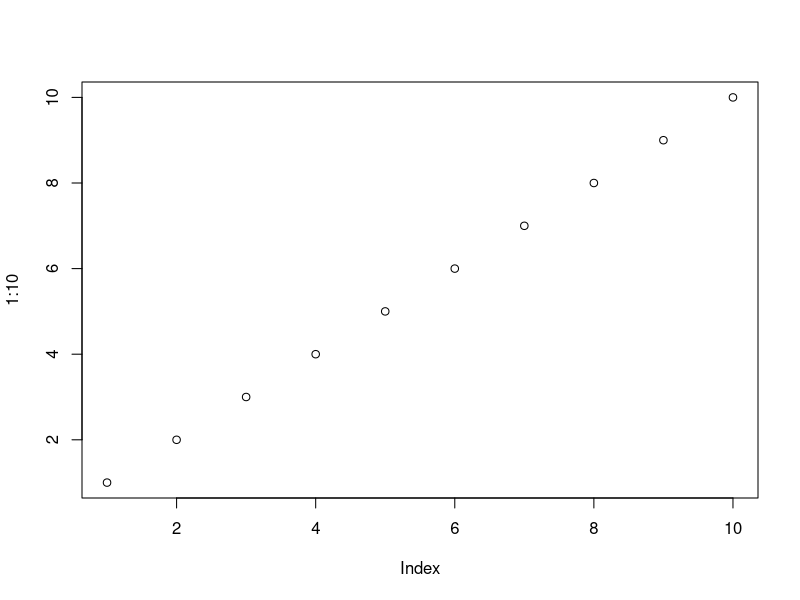
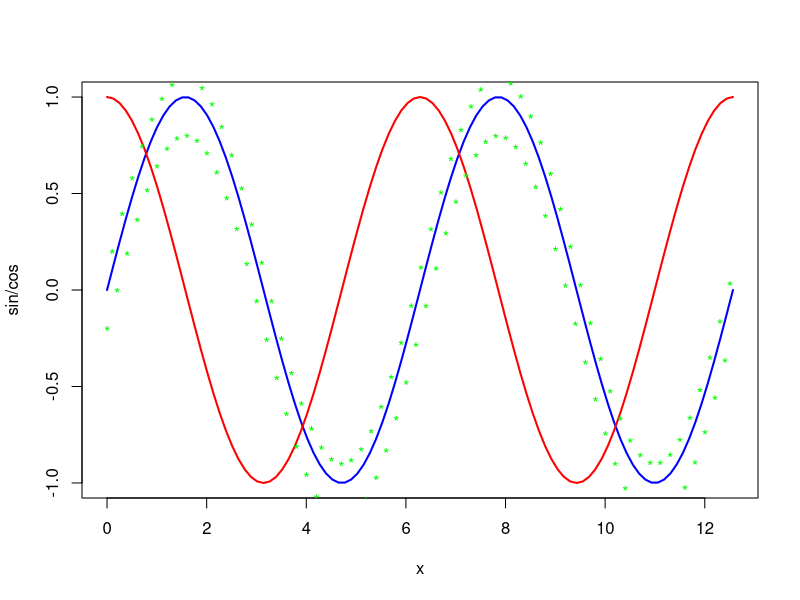
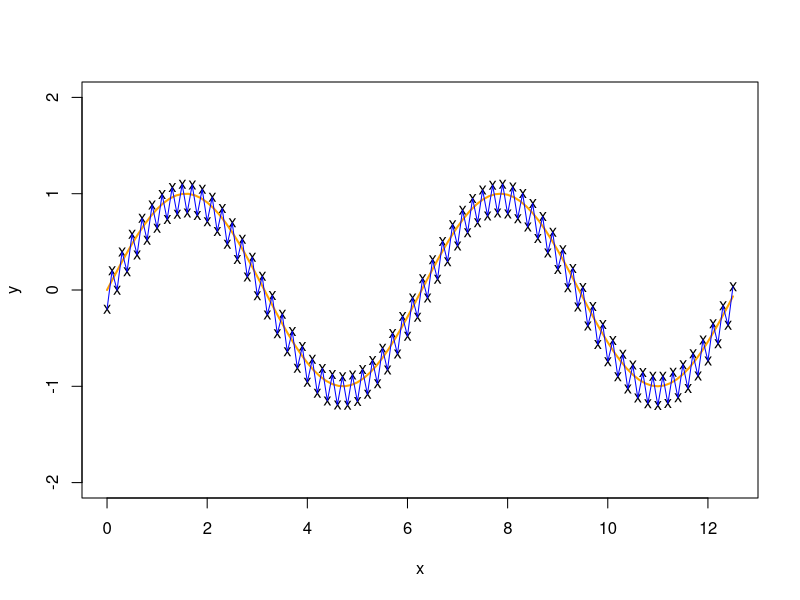
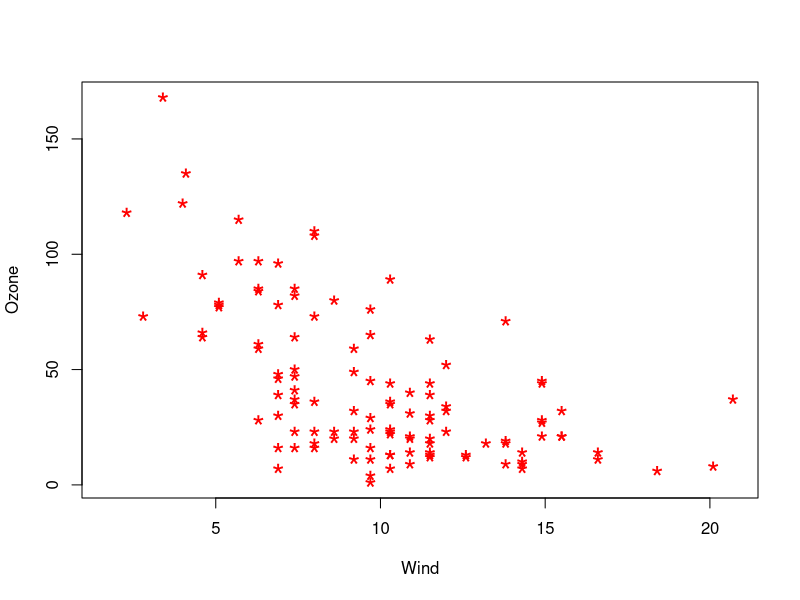

Write the R code that produced these figures, in order.
# ベクトルのプロット
plot(1:10)
# 擬似データの作成
x <- seq(0, 4*pi, by = 0.1) # 0から4πまで0.1区切りで
y <- sin(x) + rep_len(c(-0.2, 0.1), length(x)) # -0.2, 0.1 の繰り返し
# 関数の描画
plot(sin, 0, 4*pi,
     col = "blue", # グラフの線の色
     lwd = 2, # グラフの線の太さ
     ylab = "sin/cos" # y軸のラベル
     )
curve(cos,
      add = TRUE, # グラフを上書き
      col = "red", lwd =2)
points(x, y, col = "green", pch = "*") # 点を追加, pch は点の形
# (x, y)データの描画
plot(x, y, type = "p", pch = "x", ylim = c(-2, 2)) # ylim で値域
curve(sin, add = TRUE, col = "orange", lwd =2)
lines(x, y, col = "blue") # 折れ線を追加
# データフレームを用いた散布図(airquality)
plot(Ozone ~ Wind, data = airquality, pch = "*", col = "red", cex = 2)
# cex は点の大きさの倍率を指定
